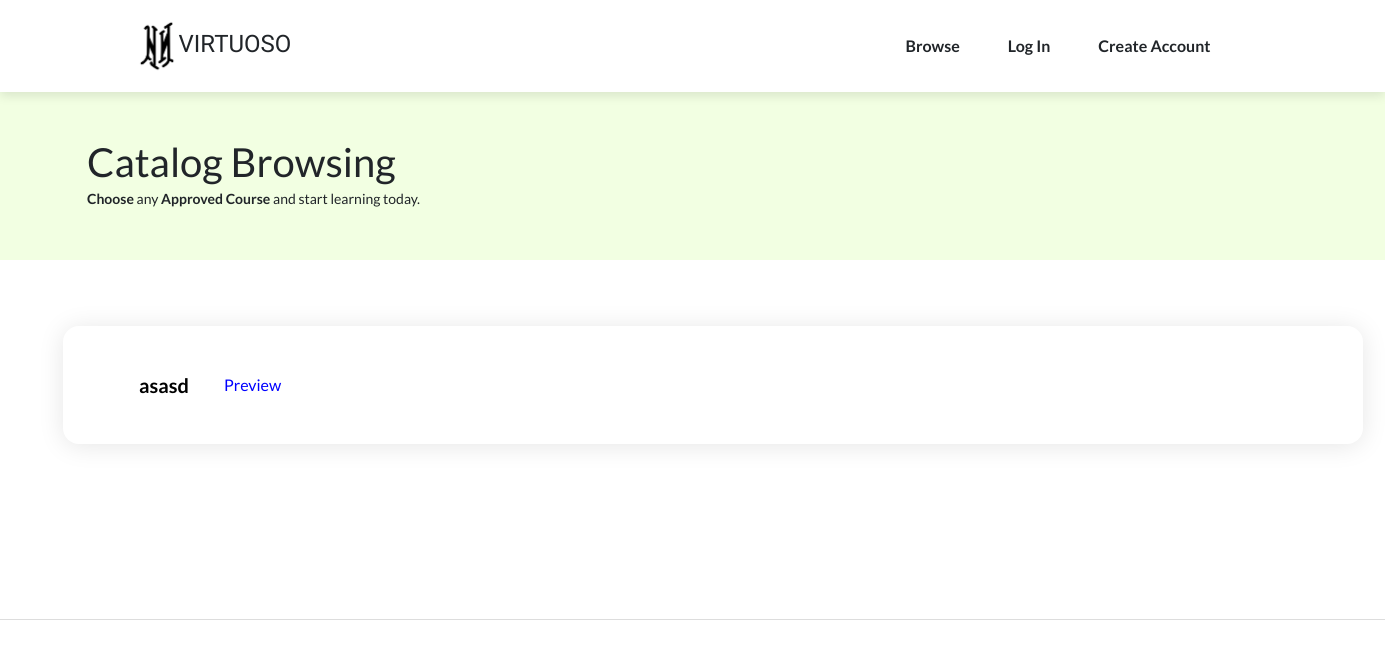
Page /browse.php on the earlier database version.
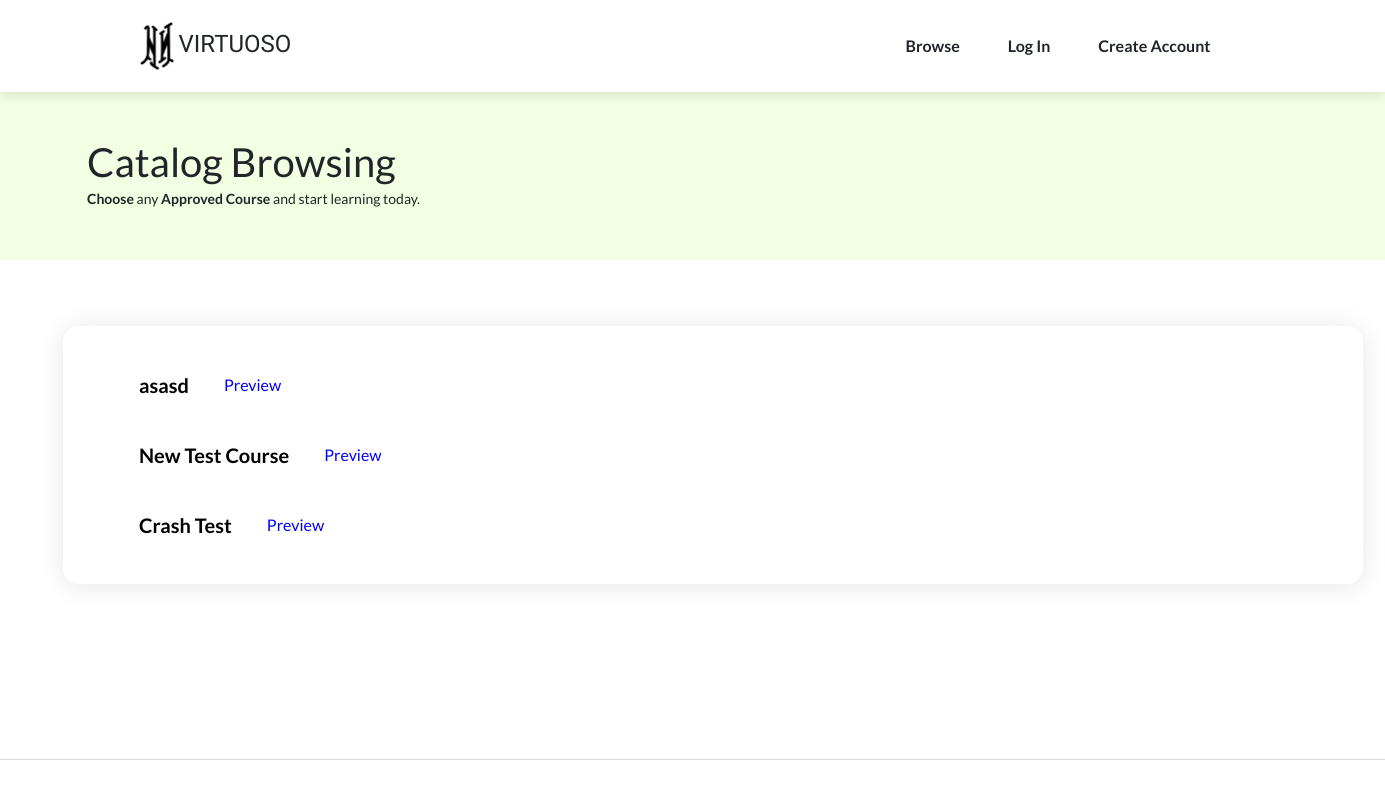
Same page on the later database version.
### tables this page shows
CREATE TABLE `course` (
  `course_id` int(11) NOT NULL,
  `course_name` varchar(128) NOT NULL,
  `course_desc` text NOT NULL,
  `t_fid` int(11) NOT NULL,
  `approval_admin_fid` int(11) DEFAULT NULL,
  `course_status` int(1) NOT NULL DEFAULT 0
);

### includes/functions.inc.php (called while the page is built, shortened)
<?php
function checkGlobalCourse($conn) {
    $sql = "SELECT * FROM course";
    $stmt = mysqli_stmt_init($conn);
    if (!mysqli_stmt_prepare($stmt, $sql)){
      echo "<script>alert('Problem connecting to database, please try again later.');</script>";
      exit();
    }
    mysqli_stmt_execute($stmt);
    $resultData = mysqli_stmt_get_result($stmt);
    $rows = [];
    while ($row = mysqli_fetch_assoc($resultData)){
      $rows[] = $row;
    }
    return $rows;
}
function retrieveGlobalCourse($conn) {
      $checkGlobalCourse[] = checkGlobalCourse($conn);
}

### browse.php (the view, shortened to what this page needs)
<?php
  include_once 'header.php';
  require_once 'includes/dbh.inc.php';
  require_once 'includes/functions.inc.php';
  retrieveGlobalCourse($conn);
?>
    <main class="page lanidng-page">
        <section class="editor" style="background: rgba(212,255,162,0.31);">
            <div class="row" style="width: 1300px;margin: auto;">
                <div class="col" style="width: 1300px;margin: auto;">
                    <h1 style="margin: auto;">Catalog Browsing</h1>
                    <div class="row">
                        <div class="col"><small><strong>Choose </strong>any <strong>Approved Course</strong> and start learning today.</small></div>
                    </div>
                </div>
            </div>
        </section>
        <section class="editor">
            <div class="col">
                    <div class="row">
                        <div class="col-xxl-4" style="padding: 0px 0px;padding-top: 16px; width: 1300px;margin: auto;">
                            <div class="row" style="width: 1300px;margin: auto; box-shadow: 0px 2px 26px rgba(0,0,0,.1); padding: 24px 48px; border-radius: 16px;" >
                              <?php
                              $num=0;
                                foreach ($_SESSION["GlobalCourse"][$num] as $display) {
                                  $tempCourseId = $display['course_id'];
                                  $tempname = $display['course_name'];
                                  $tempapproved = $display['course_status'];
                                  if ($tempapproved == 1){
                                  echo <<<GFG
                                      <div class="coursetitle" id="coursetitle{$tempCourseId}">
                                        <a class="btn btn-primary listgroupdropMain subjectList" style="font-size: 20px; margin: 14px 0px;"data-bs-toggle="collapse" aria-expanded="false" aria-controls="collapse-{$num}" href="#collapseCourse-{$num}" role="button"><strong>{$tempname}</strong></a>
                                        <input class="simpleTextEdit" type="button" style="margin: 14px 0px; color:blue;" value="Preview" onclick="redirectViewCourse({$tempCourseId})"></input>
                                  GFG;
                                  echo <<<GFG
                                          <div class="collapse" id="collapseCourse-{$num}">
                                  GFG;
                                 echo <<<GFG
                                          </div>
                                      </div>
                                  GFG;
                                  $num += 1;
                                }
                                }
                               ?>
                            </div>
                        </div>
                    </div>
            </div>
        </section>
        <section class="portfolio-block skills" style="padding: 50px 75px;padding-top: 75px;"></section>
        <section class="portfolio-block block-intro" style="padding: 50px 75px;padding-top: 0px;"></section>
    </main>
</body>
</html>

Differences in the rows shown:
now on this page (row edited): course: course_name "New Test Course"
now on this page (row edited): course: course_name "Crash Test"
